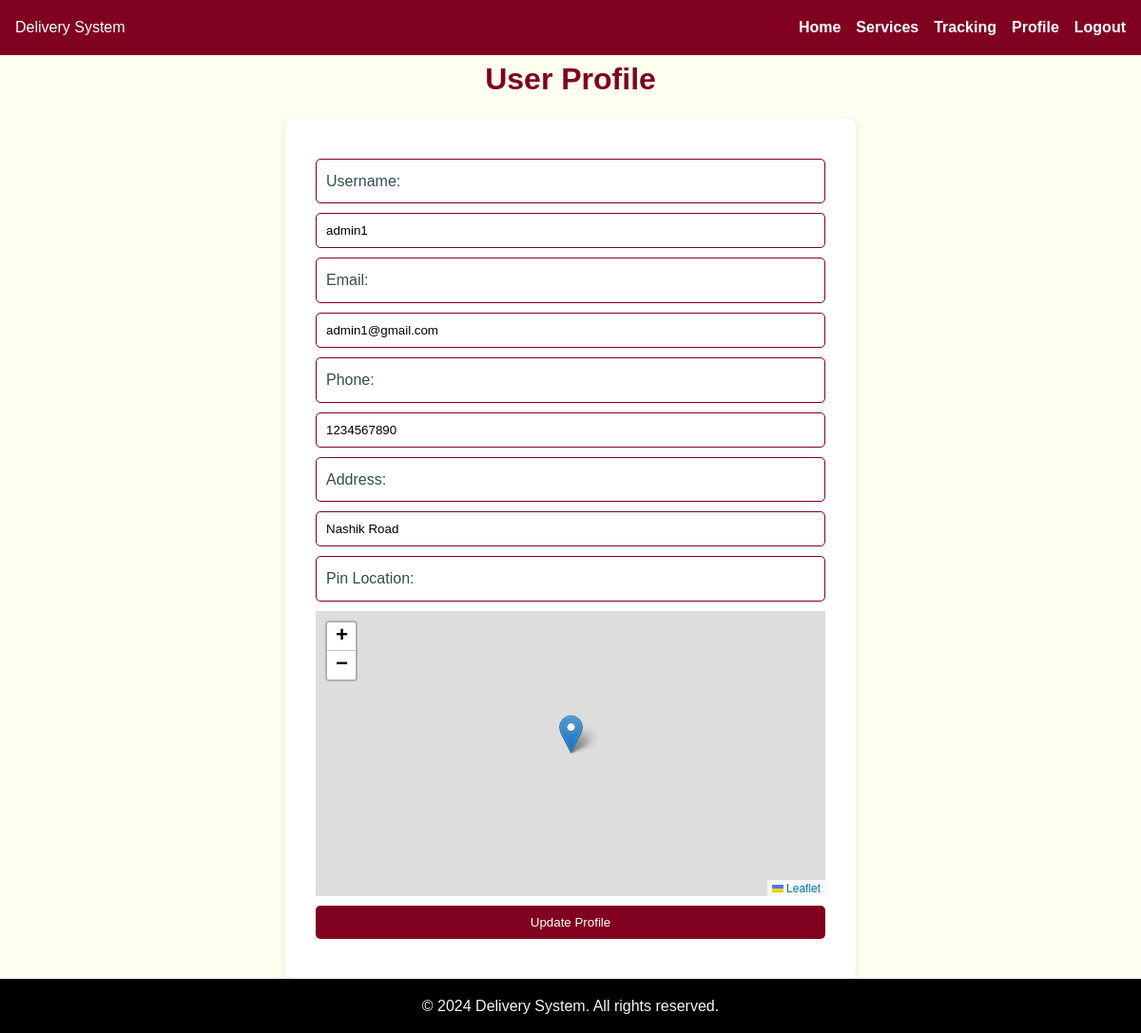
Screenshot of /profile (signed in) with the database file from the repository.
### tables this page shows
CREATE TABLE users (
                id INTEGER PRIMARY KEY,
                username TEXT,
                password TEXT,
                email TEXT,
                phone TEXT,
                address TEXT,
                location TEXT,
                unique_id TEXT,
                security_question TEXT,
                security_answer TEXT
            );

### app.py (the view, shortened to what this page needs)
@app.route('/profile', methods=['GET', 'POST'])
def profile():
    if 'user_id' not in session:
        return redirect(url_for('login'))
    with sqlite3.connect('delivery.db') as conn:
        c = conn.cursor()
        c.execute('SELECT * FROM users WHERE id = ?', (session['user_id'],))
        user = c.fetchone()
    return render_template('profile.html', user=user)

### templates/profile.html (shortened to what this page needs)
<!DOCTYPE html>
<html lang="en">
<head>
    <link rel="stylesheet" href="https://unpkg.com/leaflet/dist/leaflet.css" />
</head>
<body>
    <header class="navbar">
        <div>Delivery System</div>
        <ul class="nav-links">
            <li><a href="/">Home</a></li>
            <li><a href="/send-parcel">Services</a></li>
            <li><a href="/track_parcel">Tracking</a></li>
            <li><a href="/profile">Profile</a></li>
            <li><a href="/logout">Logout</a></li>
        </ul>
    </header>
    <main>
        <h1>User Profile</h1>
        <form action="/profile" method="POST">
            <label>Username:</label>
            <input type="text" name="username" value="{{ user[1] }}" required>
            <label>Email:</label>
            <input type="email" name="email" value="{{ user[3] }}" required>
            <label>Phone:</label>
            <input type="text" name="phone" value="{{ user[4] }}" required>
            <label>Address:</label>
            <input type="text" name="address" value="{{ user[5] }}" required>
            <label>Pin Location:</label>
            <div id="map"></div>
            <button type="submit">Update Profile</button>
        </form>
    </main>
    <footer class="footer">
        <p>&copy; 2024 Delivery System. All rights reserved.</p>
    </footer>
</body>
</html>

### templates/profile.html (style rules this page uses)
:root { --primary-color: #800020; --secondary-color: #FFD700; --background-color: #FFFFF0; --text-color: #2F4F4F; --footer-bg: #000000; --footer-text: #F5F5F5; }
* { margin: 0; padding: 0; box-sizing: border-box; }
body { font-family: 'Arial', sans-serif; background-color: var(--background-color); color: var(--text-color); line-height: 1.6; display: flex; flex-direction: column; min-height: 100vh; }
.navbar { background: var(--primary-color); color: white; padding: 1rem; position: sticky; top: 0; z-index: 1000; display: flex; justify-content: space-between; align-items: center; }
.nav-links { list-style: none; display: flex; gap: 1rem; }
.nav-links a { color: white; text-decoration: none; font-weight: bold; }
h1 { color: var(--primary-color); margin-bottom: 1rem; text-align: center; }
form { padding: 2rem; max-width: 600px; margin: auto; background-color: white; border-radius: 8px; box-shadow: 0 2px 10px rgba(0, 0, 0, 0.1); }
label, input, button { display: block; width: 100%; margin: 10px 0; padding: 10px; border-radius: 5px; border: 1px solid var(--primary-color); }
button { background: var(--primary-color); color: white; border: none; cursor: pointer; }
#map { height: 300px; margin-bottom: 10px; }
.footer { background: var(--footer-bg); color: var(--footer-text); padding: 1rem; text-align: center; margin-top: auto; }

### rows the page displays
users: username "admin1", email "admin1@gmail.com", phone "1234567890", address "Nashik Road"
